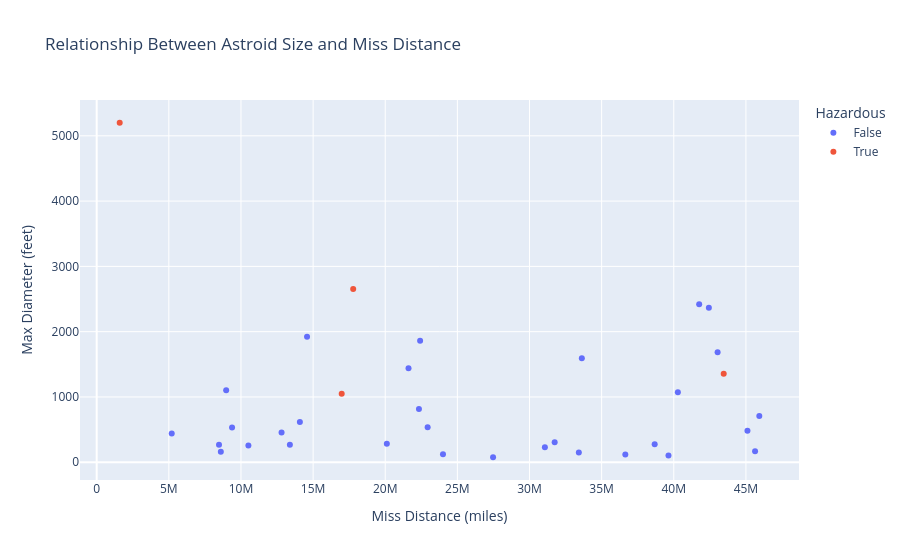

Notebook source saved alongside this figure:
### Markdown cell above
## Visualizations (Based on the next 7 days)

### Relationship Between Asteroid Size and Miss Distance
This scatter plot visualizes the relationship between asteroid size and the distance from Earth at which it would miss. Asteroids are color-coded according to their hazardous classification, enabling easy identification of potentially hazardous objects.

### Code cell
fig_asteroid_miss_distance = px.scatter(
    asteroid_data,
    x = 'Miss Distance (miles)',
    y = 'Max Diameter (feet)',
    color= 'Hazardous',
    title = 'Relationship Between Astroid Size and Miss Distance'
)
fig_asteroid_miss_distance.show()

### Figure 1 — Plotly figure (JSON) as saved in the notebook; plotly's stock layout.template omitted (floating-point values rounded to 4 significant figures)
{"data": [{"hovertemplate": "Hazardous=False<br>Miss Distance (miles)=%{x}<br>Max Diameter (feet)=%{y}<extra></extra>", "legendgroup": "False", "marker": {"color": "#636efa", "symbol": "circle"}, "mode": "markers", "name": "False", "orientation": "v", "showlegend": true, "type": "scatter", "x": [20110000.0, 40280000.0, 45930000.0, 14080000.0, 13390000.0, 27470000.0, 12810000.0, 45110000.0, 33630000.0, 31070000.0, 36640000.0, 38680000.0, 33420000.0, 8974000.0, 42430000.0, 24000000.0, 22340000.0, 22420000.0, 14580000.0, 41760000.0, 39630000.0, 8604000.0, 45630000.0, 8478000.0, 31740000.0, 10510000.0, 22939121, 5200000.0, 43040000.0, 21610000.0, 9382000.0], "xaxis": "x", "y": [281.9, 1072.0, 708.0, 616.6, 269.2, 76.21, 455.0, 483.1, 1592.0, 230.2, 117.5, 274.2, 147.9, 1102.0, 2366.0, 123.0, 816.6, 1862.0, 1923.0, 2421.0, 102.8, 162.2, 169.8, 269.2, 307.6, 257.1, 537.1, 440.6, 1683.0, 1439.0, 532.1], "yaxis": "y"}, {"hovertemplate": "Hazardous=True<br>Miss Distance (miles)=%{x}<br>Max Diameter (feet)=%{y}<extra></extra>", "legendgroup": "True", "marker": {"color": "#EF553B", "symbol": "circle"}, "mode": "markers", "name": "True", "orientation": "v", "showlegend": true, "type": "scatter", "x": [17780000.0, 16980000.0, 1594000.0, 43460000.0], "xaxis": "x", "y": [2655.0, 1047.0, 5200.0, 1355.0], "yaxis": "y"}], "layout": {"autosize": true, "legend": {"title": {"text": "Hazardous"}, "tracegroupgap": 0}, "title": {"text": "Relationship Between Astroid Size and Miss Distance"}, "xaxis": {"anchor": "y", "autorange": true, "domain": [0, 1], "range": [-1099000.0, 48620000.0], "title": {"text": "Miss Distance (miles)"}, "type": "linear"}, "yaxis": {"anchor": "x", "autorange": true, "domain": [0, 1], "range": [-346.6, 5623.0], "title": {"text": "Max Diameter (feet)"}, "type": "linear"}}}
